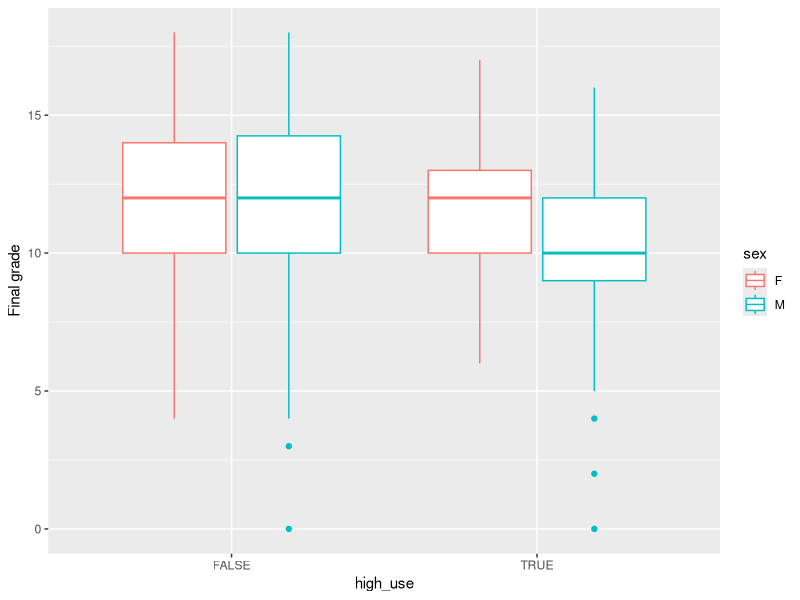
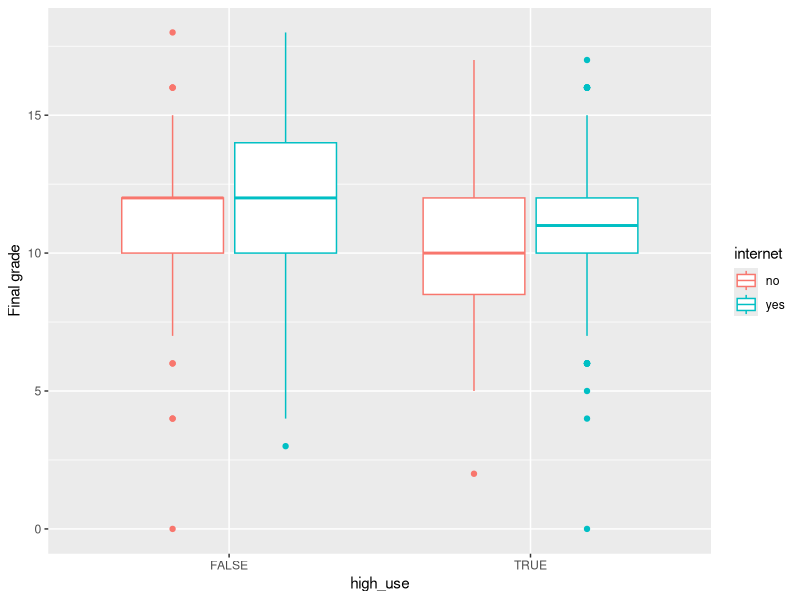
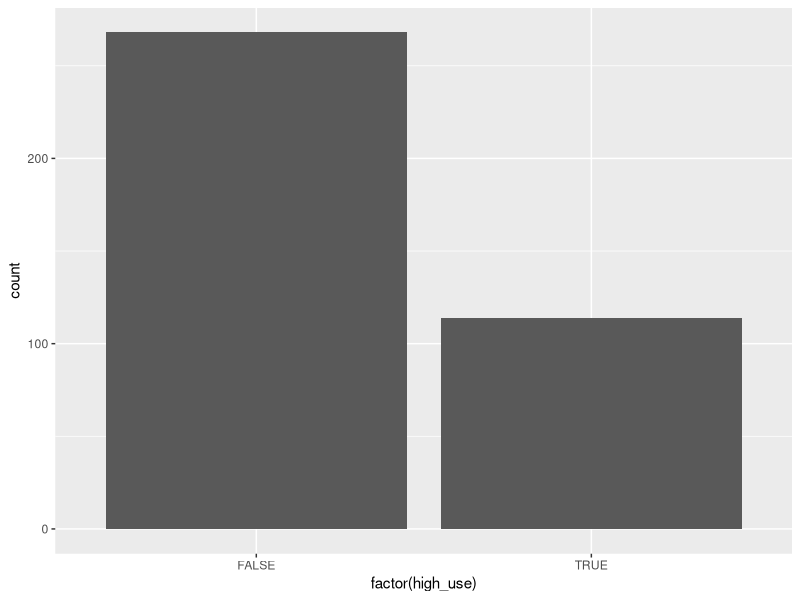

R code for these plots, in order:
## ---- chunk 1
### Install the packages which are needed
### install.packages("ggplot2")
library(ggplot2)

### install.packages("GGally")
library(GGally)
## ---- chunk 2
### Load in the dplyr library that has many usefule functions for data wrangling
library(dplyr)
## ---- chunk 3

alc <- read.table("data/alc_mod.csv", header= TRUE, sep=",")

## ---- chunk 4
colnames(alc)
dim(alc)
### str(alc)
## ---- chunk 5
head(alc, 0) %>% str()
## ---- chunk 6
alc1 <- alc %>% group_by(sex, high_use) %>% summarise(count = n(), mean_grade= mean(G3))
alc1
## ---- chunk 7
# initialize a plot of high_use and G3
g1 <- ggplot(alc, aes(x = high_use, y = G3, col=sex))

# define the plot as a boxplot and draw it
g1 + geom_boxplot() + ylab("Final grade")
#g1 <- ggplot(alc, aes(x = high_use, y = G3, col=sex))
#g1 + geom_boxplot() + ylab("grade")
# initialise a plot of high_use and absences
#g2 <- ggplot(alc, aes(x = high_use, y = absences, col=sex)) 
#g2 <- g2 + geom_boxplot() + ylab("absences")
#g2
# define the plot as a boxplot and draw it
#g2 + ggtitle("Student absences by alcohol consumption and sex")
## ---- chunk 8
alc2 <- alc %>% group_by(internet, high_use) %>% summarise(count = n(), mean_grade= mean(G3))
alc2
## ---- chunk 9
# initialize a plot of high_use and G3
g1 <- ggplot(alc, aes(x = high_use, y = G3, col=internet))

# define the plot as a boxplot and draw it
g1 + geom_boxplot() + ylab("Final grade")
#g1 <- ggplot(alc, aes(x = high_use, y = G3, col=sex))
#g1 + geom_boxplot() + ylab("grade")
# initialise a plot of high_use and absences
#g2 <- ggplot(alc, aes(x = high_use, y = absences, col=sex)) 
#g2 <- g2 + geom_boxplot() + ylab("absences")
#g2
# define the plot as a boxplot and draw it
#g2 + ggtitle("Student absences by alcohol consumption and sex")
## ---- chunk 10
alc3 <- alc %>% group_by(studytime, high_use) %>% summarise(count = n(), mean_grade= mean(G3))
alc3
## ---- chunk 11
# initialize a plot of high_use and G3
g1 <- ggplot(alc, aes(x = factor(high_use), col=G3 ))

# define the plot as a boxplot and draw it
g1 + geom_bar()
#g1 <- ggplot(alc, aes(x = high_use, y = G3, col=sex))
#g1 + geom_boxplot() + ylab("grade")
# initialise a plot of high_use and absences
#g2 <- ggplot(alc, aes(x = high_use, y = absences, col=sex)) 
#g2 <- g2 + geom_boxplot() + ylab("absences")
#g2
# define the plot as a boxplot and draw it
#g2 + ggtitle("Student absences by alcohol consumption and sex")
## ---- chunk 12
# find the model with glm()
m <- glm(high_use ~ sex + internet + studytime + G3, data = alc, family = "binomial")
summary(m)
## ---- chunk 13
coef(m)
## ---- chunk 14
OR <- coef(m) %>% exp
OR
CI <- confint(m)%>% exp
## ---- chunk 15
cbind(OR, CI)
## ---- chunk 16
# fit the model
m2 <- glm(high_use ~ sex+ studytime, data = alc, family = "binomial")
# predict() the probability of high_use
probabilities <- predict(m2, type = "response")
# add the predicted probabilities to 'alc'
alc <- mutate(alc, probability = probabilities)
# use the probabilities to make a prediction of high_use
alc <- mutate(alc, prediction = probability>0.5)
# tabulate the target variable versus the predictions
table(high_use = alc$high_use, prediction = alc$prediction)
dim(alc)
pratio <- (268*100/382)
pratio
#alc

# initialize a plot of 'high_use' versus 'probability' in 'alc'
#g <- ggplot(alc, aes(x = probability, y = high_use, col=prediction))

# define the geom as points and draw the plot
#g + geom_point()
# tabulate the target variable versus the predictions
table(high_use = alc$high_use, prediction = alc$prediction) %>% prop.table()%>%addmargins() 
## ---- chunk 17
knitr::opts_chunk$set(echo = TRUE)
